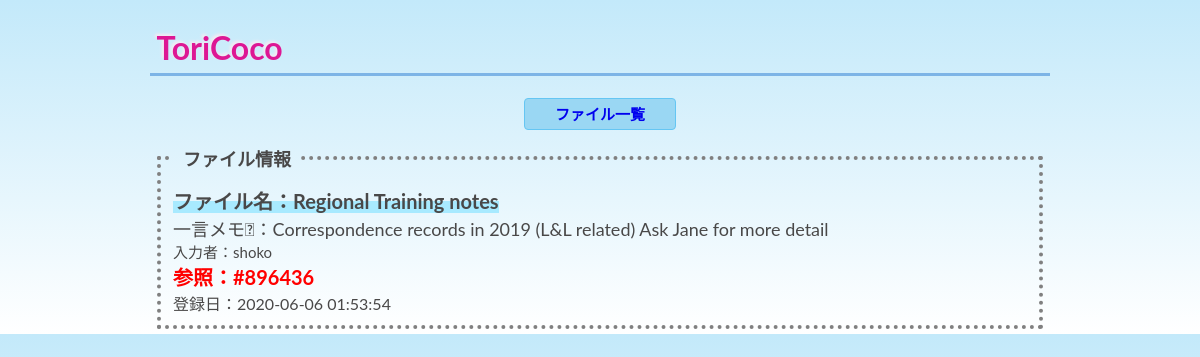
The page /show.php?id=17 on the database its author committed.
### tables this page shows
CREATE TABLE `tori_table` (
  `id` int(12) NOT NULL,
  `title` varchar(64) NOT NULL,
  `naiyou` text NOT NULL,
  `name` varchar(64) NOT NULL,
  `file_p` varchar(128) NOT NULL,
  `indate` datetime NOT NULL
);

### show.php (the view, shortened to what this page needs)
<?php
$id = $_GET["id"];
try {
  $pdo = new PDO('mysql:dbname=gs_db;charset=utf8;host=localhost','root','');
} catch (PDOException $e) {
  exit('データベースに接続できませんでした。'.$e->getMessage());
}
$sql = "SELECT * FROM tori_table WHERE id=:id";
$stmt = $pdo->prepare($sql);
$stmt->bindValue(':id', $id, PDO::PARAM_INT);
$status = $stmt->execute();
if($status==false) {
  $error = $stmt->errorInfo();
  exit("ErrorQuery:".$error[2]);
} else {
  $row = $stmt->fetch();
}
?>
<!DOCTYPE html>
<html lang="ja">
<head>
  <link rel="stylesheet" href="css/style2.css">
</head>
<body>
<header class="header1">
  <div class="box1">
  <h1 class=h1>ToriCoco</h1>
  </div>
  <div class="f-container">
        <nav class="nav-outer">
            <div　class=nav-item><a href="select.php">ファイル一覧</a></div>
        </nav>
  </div>
</header>
<form method="post" action="update.php" enctype="multipart/form-data">
  <div class="form-box">
   <fieldset style="border:4px dotted grey;">
    <legend class=legend>ファイル情報</legend>
     <label class=title>ファイル名：<?=$row["title"]?></label><br>
     <label class=naiyou>一言メモ：<?=$row["naiyou"]?></label><br>
     <label class=name>入力者：<?=$row["name"]?></label><br>
     <label class=file_p>参照：<?=$row["file_p"]?></label><br>
     <label class=indate>登録日：<?=$row["indate"]?></label><br>
    </fieldset>
  </div>
</form>
</body>
</html>

### css/style2.css (style rules this page uses)
body { background: -moz-linear-gradient(top, rgb(195, 233, 250), #fff); background: -webkit-linear-gradient(top, rgb(195, 233, 250), #fff); background: linear-gradient(to bottom, rgb(195, 233, 250), #fff); margin: 0; padding: 0; text-align: left; width: 900px; margin: 0 auto; font-family: "Lato", "arial", "メイリオ"; color: #494848; }
.header1 { font-weight: bold; color: #dd1794; }
.h1 { text-shadow: -2px -2px 3px #f7eaf2; padding: 0.2em; color: #dd1794; background: transparent; border-bottom: solid 3px #7db4e6; }
.form-box { width: 600px 0 auto; padding: 5px; }
.legend { font-size: 18px; padding: 10px; font-weight: bold; }
a { text-decoration: none; }
.f-container { display: flex; justify-content: space-around; align-items: center; color: #494848; font-size: 20px; margin: 0 auto; color: #fff; background: rgb(154, 215, 243); border: solid 1px rgb(101, 198, 243); width: 150px; height: 30px; font-size: 15px; border-radius: 4px; }
.title { font-size: 20px; font-weight: bold; margin-bottom: 10px; background: linear-gradient(transparent 50%, #a8eaff 50%); }
.naiyou { font-size: 18px; }
.name { font-size: 15px; }
.file_p { font-size: 20px; font-weight: bold; color: red; }

### rows shown on the page
tori_table: title "Regional Training notes", naiyou "Correspondence records in 2019 (L&L related) Ask Jane for more detail", name "shoko", file_p "#896436", indate "2020-06-06 01:53:54"
